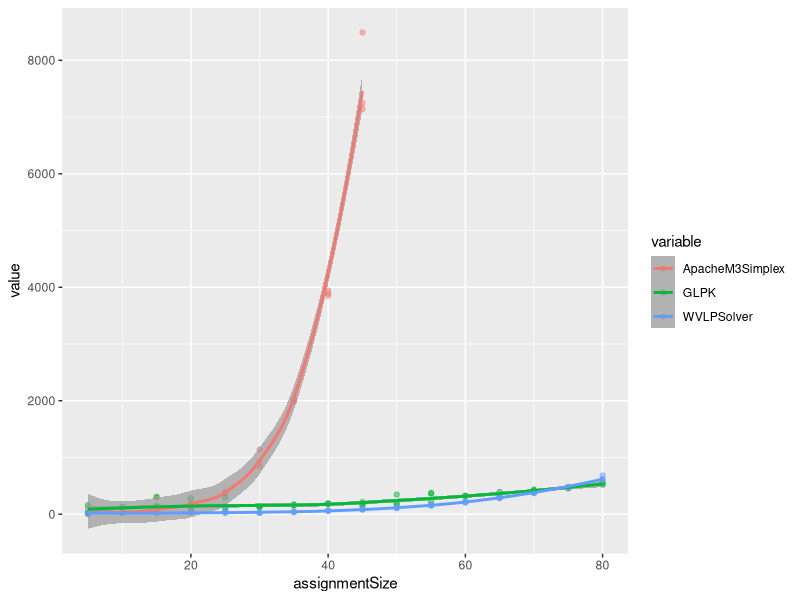
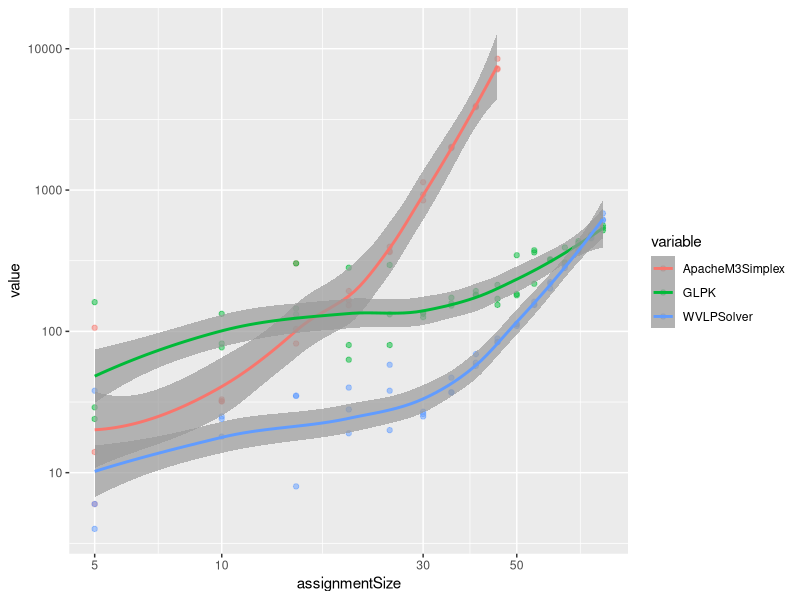
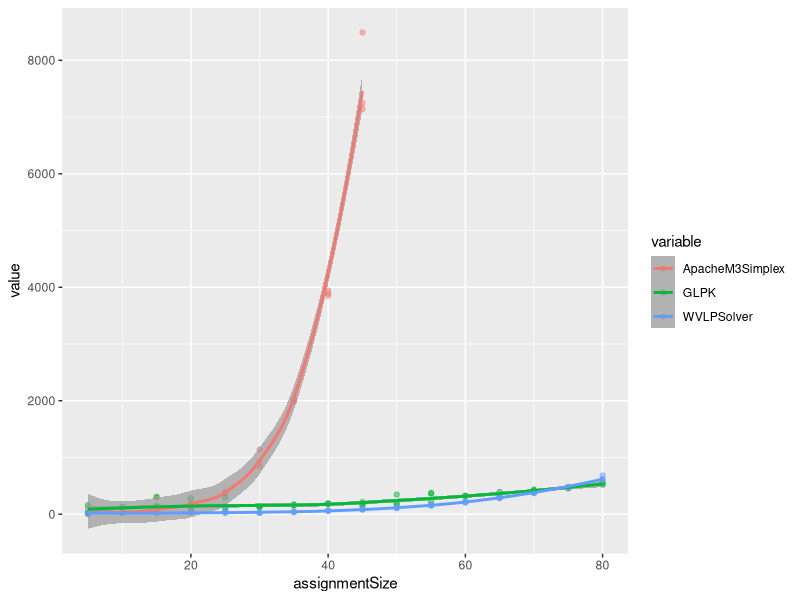
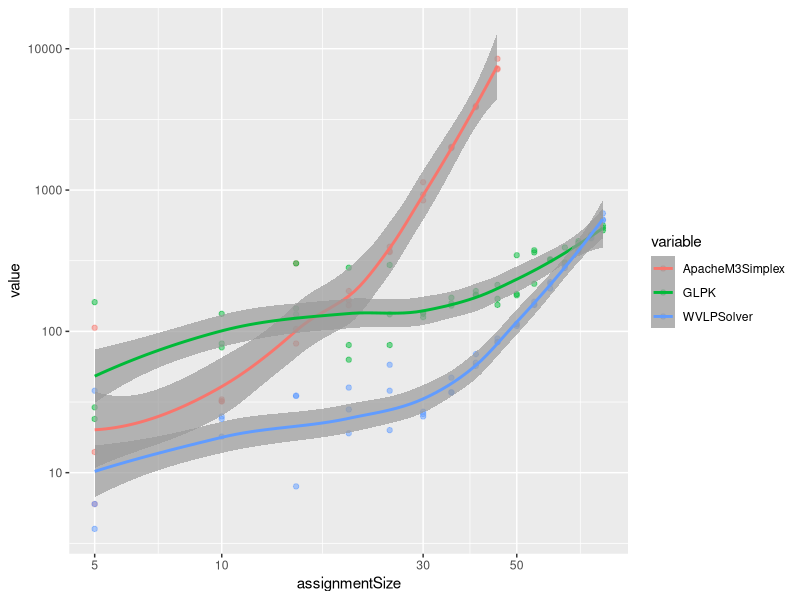

Recreate these plots in R, in order.
library(plyr)
library(reshape2)
library(ggplot2)
d <- read.table('assignmentSpeed.tsv',header=T,sep='\t')
d2 <- melt(d,id.vars=c('assignmentSize'))
d2 <- subset(d2,d2$variable %in% list('assignmentSize',
  'ApacheM3Simplex','GLPK','WVLPSolver'))
ggplot(data=d2,aes(x=assignmentSize,y=value,color=variable)) + geom_point(alpha=0.5) + geom_smooth(alpha=0.7)
ggsave('assignmentSpeed.png',width=8,height=6,dpi=90)
d2$value = pmax(1,d2$value)
ggplot(data=d2,aes(x=assignmentSize,y=value,color=variable)) + geom_point(alpha=0.5) + geom_smooth(alpha=0.7) +  scale_y_log10() + scale_x_log10()
ggsave('assignmentLogSpeed.png',width=8,height=6,dpi=90)
summary(lm(log(value) ~ 0 + variable + variable:log(assignmentSize),data=subset(d2,d2$assignmentSize>40)))




